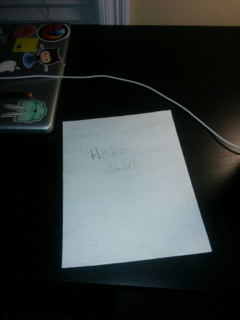
//> input picture helloworld.jpg, 240 x 320 px
$ ./program helloworld.jpg out.png   (built with g++ and OpenCV 4)
//> lines starting //> are read from the running program, lines starting //| are printed output that depends on the picture; after the words box and inside, x2 and y2 are one past the last pixel; in counts of white or black regions, pixels touching at a corner belong together
#include <iostream>
#include <opencv2/opencv.hpp>
#include <numeric>
#include <vector>

using CornersType = std::vector<std::vector<cv::Point>>;
using ContourType = std::vector<std::vector<cv::Point>>;

ContourType findContours(cv::Mat const &binary_input) {
    ContourType contours;
    cv::findContours(binary_input, contours, CV_RETR_EXTERNAL, CV_CHAIN_APPROX_NONE);
    return contours;
}

// TODO: consider using a vector ADT for the x and y coordinates, and a square
//   ADT for the square.
float computeDistanceFromCenter( int centerX, int centerY, const std::vector<cv::Point>& square ) {
  std::vector<cv::Point2f> centeredSquare;

  // Get the square centered.
  for (size_t i = 0; i < square.size(); i++) {
    cv::Point2f newPoint(square[i].x - centerX, square[i].y - centerY);
    centeredSquare.push_back(newPoint);
  }

  cv::Point2f accum(0, 0);
  for (size_t i = 0; i < centeredSquare.size(); i++) {
    accum.x += centeredSquare[i].x;
    accum.y += centeredSquare[i].y;
  }

  accum.x /= (float) centeredSquare.size();
  accum.y /= (float) centeredSquare.size();

  return std::sqrt(accum.x * accum.x + accum.y * accum.y);
}

// TODO: rename this method.
// TODO: consider generalizing this function to exclusively accept coordinates
//   instead of an image.
std::vector<cv::Point> findCentered( const cv::Mat& image, const std::vector<std::vector<cv::Point>>& squares) {
  const int centerX = image.cols / 2;
  const int centerY = image.rows / 2;
  int closestIndex = 0;
  float closest = std::numeric_limits<float>::max();
  for (size_t i = 0; i < squares.size(); i++) {
    const float distance = computeDistanceFromCenter(centerX, centerY, squares[i]);
    if (distance < closest) {
      closest = distance;
      closestIndex = i;
    }
  }
  return squares[closestIndex];
}

template<typename T, typename U>
void convertPoints(std::vector<T> const &src, std::vector<U> &dst) {
  dst.clear();
  for(auto const &point : src){
      dst.emplace_back(point.x, point.y);
  }
}

template<typename T>
void sortQuadCorners(std::vector<T> &corners)
{
  std::vector<T> top, bot;
  T const center = std::accumulate(
    std::begin(corners),
    std::end(corners),
    cv::Point(0, 0)) * (1. / corners.size()
  );
  for (size_t i = 0; i < corners.size(); i++) {
    if (corners[i].y < center.y) {
      top.emplace_back(corners[i]);
    } else {
      bot.emplace_back(corners[i]);
    }
  }

  T tl = top[0].x > top[1].x ? top[1] : top[0];
  T tr = top[0].x > top[1].x ? top[0] : top[1];
  T bl = bot[0].x > bot[1].x ? bot[1] : bot[0];
  T br = bot[0].x > bot[1].x ? bot[0] : bot[1];

  corners.clear();
  corners.emplace_back(tl);
  corners.emplace_back(tr);
  corners.emplace_back(br);
  corners.emplace_back(bl);
}

cv::Point2f getDimensions(const std::vector<cv::Point> &corners) {
  cv::Point2f tl = corners[0];
  cv::Point2f tr = corners[1];
  cv::Point2f bl = corners[3];
  const float h = cv::norm(tl - tr);
  const float w = cv::norm(tl - bl);
  return cv::Point2f(w, h);
}

void cannyEdgeMethod(const cv::Mat& image, cv::Mat& output) {
  // Step 2: get the edges.

  cv::Mat shrunk;

  float scaleFactor = 1;
  if (image.rows > 640 || image.cols > 640) {
    if (image.cols > image.rows) {
      scaleFactor = 640. / ((float) image.cols);
    } else {
      scaleFactor = 640. / ((float) image.rows);
    }
  }

  std::cout << scaleFactor << std::endl;

  cv::resize(image, shrunk, cv::Size(image.cols * scaleFactor, image.rows * scaleFactor));

  // Step 2.1: get a blurred image.
  cv::Mat blurred = shrunk.clone();
  cv::blur( blurred, blurred, cv::Size(3,3) );

  // Step 2.2: get the edges
  cv::Mat edges;
  cv::Canny(blurred, edges, 100, 255);

  auto contours = findContours(edges);

  cv::Mat contourMap = cv::Mat::zeros(edges.size(), CV_8U);
  cv::drawContours(contourMap, contours, -1, cv::Scalar(255));

  std::vector<std::vector<cv::Point>> quads;
  for (auto contour : contours) {
    std::vector<cv::Point> approx;
    cv::approxPolyDP(cv::Mat(contour), approx, cv::arcLength(cv::Mat(contour), true)*0.02, true);

    if (approx.size() == 4 && cv::isContourConvex(cv::Mat(approx))) {
      quads.push_back(approx);
    }
  }

  auto centered = findCentered(image, quads);

  sortQuadCorners(centered);
  for (auto &point : centered) {
    point *= 1. / scaleFactor;
  }

  auto destDimensions = getDimensions(centered);
  cv::Mat target(destDimensions.x, destDimensions.y, image.type());
  std::vector<cv::Point2f> targetPoints {
    {0., 0.},
    {(float) (target.cols - 1), 0.},
    {(float) (target.cols - 1), (float) (target.rows - 1)},
    {0., (float) (target.rows - 1)}
  };
  std::vector<cv::Point2f> points;
  convertPoints(centered, points);
  const cv::Mat transMat = cv::getPerspectiveTransform(points, targetPoints);
  cv::warpPerspective(image, output, transMat, target.size());
}

int main(int argc, char** argv) {
  if (argc != 3) {
    std::cout << "Usage: ./bigsals <input file> <output file>" << std::endl;
    return -1;
  }

  auto imageFilename = argv[1];
  auto outputFilename = argv[2];

  cv::Mat image;
  cv::Mat output;
  image = cv::imread(imageFilename, 1);
//> image is the input picture: 320 rows x 240 cols, CV_8UC3; mean B, G, R 55.3, 56.2, 50.5
  output = cv::imread(outputFilename, 1);
//> out.png cannot be read in this run, so this picture is empty

  if (image.empty()) {
    std::cerr << "Unable to open image" << std::endl;
    return -1;
  }

  cannyEdgeMethod(image, output);
//> in cannyEdgeMethod, `cv::Canny(blurred, edges, 100, 255);`:
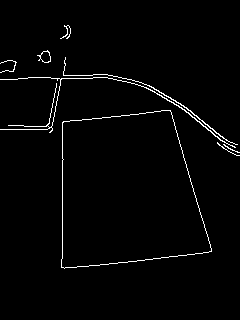
//> edges: 320 rows x 240 cols, CV_8UC1; 1.9% white in thin lines or dots, all inside (x1, y1, x2, y2) = (0, 25, 240, 269)
//> in findContours, `cv::findContours(binary_input, contours, CV_RETR_EXTERNAL, CV_CHAIN_AP..`: contours = 8 contours, 4 with area under 20; largest, box (x1, y1, x2, y2) and area: (61, 110, 212, 269) 18873, (37, 50, 51, 63) 94, (0, 77, 236, 148) 66, (63, 57, 238, 145) 54
//> the loop in cannyEdgeMethod, `for (auto contour : contours)` made 8 passes
//> the loop in findCentered, `for (size_t i = 0; i < squares.size(); i++)` made 1 pass
//> (distance, closest) on pass 1: (28.15, 28.15)
//> after the loop in findCentered, `for (size_t i = 0; i < squares.size(); i++)`: closest = 28.15; closestIndex = 0
//> in cannyEdgeMethod, `auto centered = findCentered(image, quads);`: centered = 4 Points (x, y): [170, 110], [62, 122], [61, 267], [211, 251]
//> in sortQuadCorners, `T const center = std::accumulate( std::begin(corners), std::end(corner..`: center = Point(126, 188)
//> the loop in sortQuadCorners, `for (size_t i = 0; i < corners.size(); i++)` made 4 passes
//> in sortQuadCorners, `T tl = top[0].x > top[1].x ? top[1] : top[0];`: tl = Point(62, 122)
//> in sortQuadCorners, `T tr = top[0].x > top[1].x ? top[0] : top[1];`: tr = Point(170, 110)
//> in sortQuadCorners, `T bl = bot[0].x > bot[1].x ? bot[1] : bot[0];`: bl = Point(61, 267)
//> in sortQuadCorners, `T br = bot[0].x > bot[1].x ? bot[0] : bot[1];`: br = Point(211, 251)
//> in sortQuadCorners, `corners.emplace_back(tl);`: corners = 1 Point (x, y): [62, 122]
//> in sortQuadCorners, `corners.emplace_back(tr);`: corners = 2 Points (x, y): [62, 122], [170, 110]
//> in sortQuadCorners, `corners.emplace_back(br);`: corners = 3 Points (x, y): [62, 122], [170, 110], [211, 251]
//> in sortQuadCorners, `corners.emplace_back(bl);`: corners = 4 Points (x, y): [62, 122], [170, 110], [211, 251], [61, 267]
//> in cannyEdgeMethod, `sortQuadCorners(centered);`: centered has the same summary as corners in sortQuadCorners
//> the loop in cannyEdgeMethod, `for (auto &point : centered)` made 4 passes
//> in getDimensions, `cv::Point2f tl = corners[0];`: tl = Point(62, 122)
//> in getDimensions, `cv::Point2f tr = corners[1];`: tr = Point(170, 110)
//> in getDimensions, `cv::Point2f bl = corners[3];`: bl = Point(61, 267)
//> in getDimensions, `const float h = cv::norm(tl - tr);`: h = 108.7
//> in getDimensions, `const float w = cv::norm(tl - bl);`: w = 145
//> in cannyEdgeMethod, `auto destDimensions = getDimensions(centered);`: destDimensions = Point(145, 108.7)
//> in cannyEdgeMethod, `cv::Mat target(destDimensions.x, destDimensions.y, image.type());`: target: 145 rows x 108 cols, CV_8UC3; every value is 0
//> the loop in convertPoints, `for(auto const &point : src)` made 4 passes
//> in cannyEdgeMethod, `convertPoints(centered, points);`: points has the same summary as corners in sortQuadCorners
//> in cannyEdgeMethod, `const cv::Mat transMat = cv::getPerspectiveTransform(points, targetPoi..`: transMat = [[1.52, 0.0105, -95.63], [0.234, 2.11, -271.8], [0.000501, 0.00409, 1]]
//> in cannyEdgeMethod, `cv::warpPerspective(image, output, transMat, target.size());`:
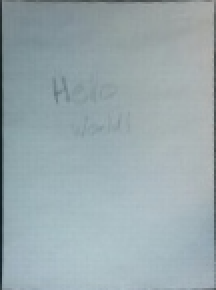
//> output: 145 rows x 108 cols, CV_8UC3 (shown 2 times larger); mean B, G, R 173.7, 169.1, 153.6
  cv::imwrite(outputFilename, output);

  return 0;
}
